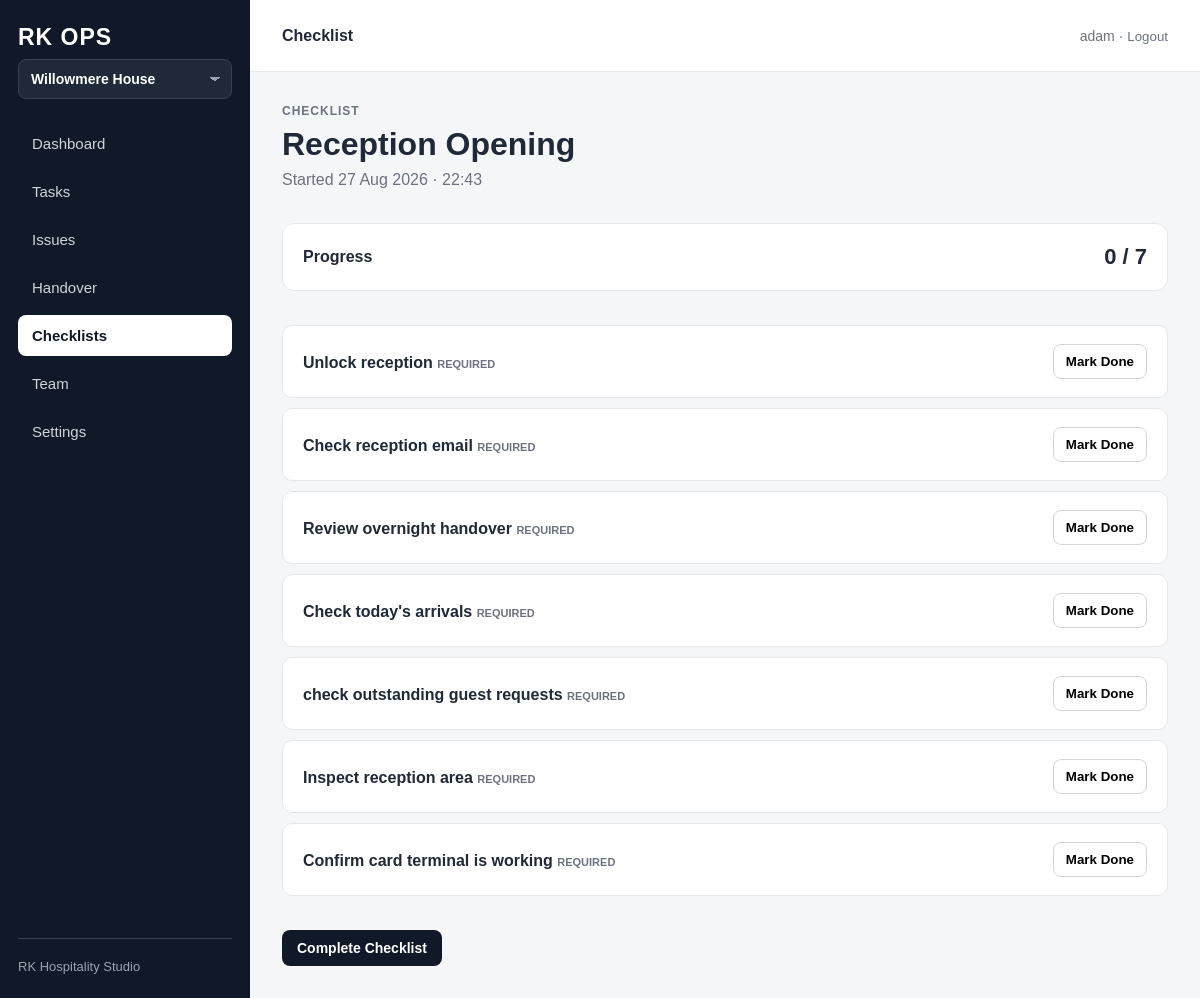
The page /p/willowmere-house/checklists/run/3/ (signed in) on the database as committed earlier.
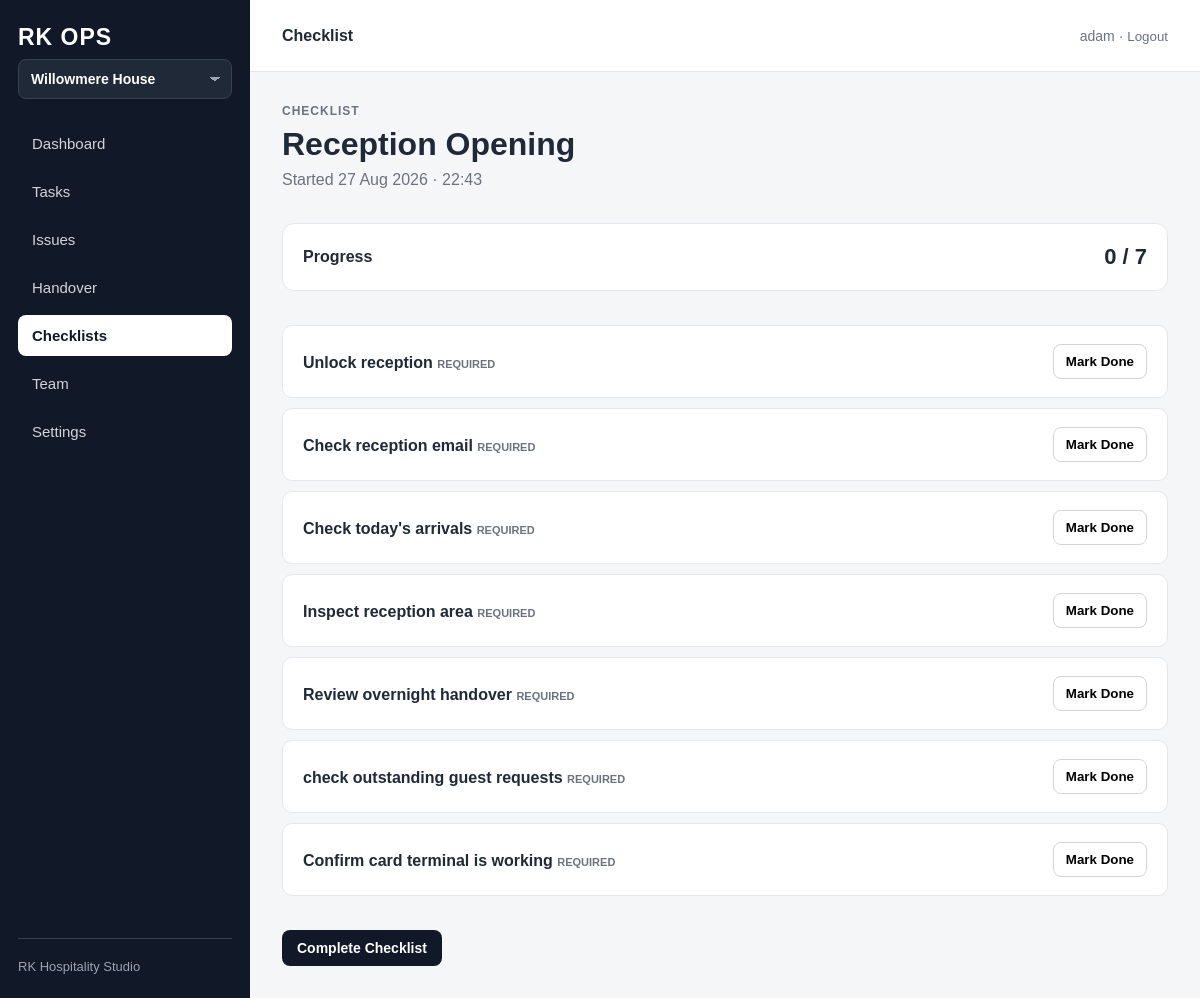
The same page on the database as committed later.
### operations/models.py (models this page shows, shortened)
class ChecklistItem(models.Model):
    checklist = models.ForeignKey(
        Checklist,
        on_delete=models.CASCADE,
        related_name="items",
    )
    title = models.CharField(max_length=200)
    description = models.TextField(blank=True)
    order = models.PositiveIntegerField(default=0)
    is_required = models.BooleanField(default=True)
    class Meta:
        ordering = ["order", "id"]

### operations/views.py (the view)
@login_required
def checklist_run(request, property_slug, pk):
    property_obj, membership = get_property_for_user(
        request.user,
        property_slug
    )
    run = get_object_or_404(
        ChecklistRun.objects.select_related(
            "checklist",
        ),
        pk=pk,
        checklist__property=property_obj,
    )
    items = run.checklist.items.all()
    completed_item_ids = set(
        run.completions.values_list(
            "item_id",
            flat=True,
        )
    )
    total_items = items.count()
    completed_count = len(completed_item_ids)
    context = {
        "property": property_obj,
        "run": run,
        "items": items,
        "completed_item_ids": completed_item_ids,
        "total_items": total_items,
        "completed_count": completed_count,
        "active_page": "checklists",
    }
    return render(
        request,
        "operations/checklist_run.html",
        context,
    )

### operations/utils.py (called while the page is built)
def get_property_for_user(user, property_slug):
    property_obj = get_object_or_404(
        Property,
        slug=property_slug,
        is_active=True,
    )
    if user.is_superuser:
        return property_obj, None
    membership = (
        PropertyMembership.objects
        .filter(
            property=property_obj,
            user=user,
            is_active=True,
        )
        .first()
    )
    if not membership:
        raise PermissionDenied(
            "You do not have access to this property."
        )
    return property_obj, membership

### operations/templates/operations/checklist_run.html (shortened to what this page needs)
{% extends "operations/base.html" %}
{% block topbar_title %}
Checklist
{% endblock %}
{% block content %}
<p class="page-eyebrow">
    Checklist
</p>
<h1 class="page-title">
    {{ run.checklist.name }}
</h1>
<p class="page-subtitle">
    Started {{ run.started_at|date:"d M Y · H:i" }}
</p>
<section class="section">
    <div class="progress-card">
        <div>
            <strong>
                Progress
            </strong>
        </div>
        <div class="progress-number">
            {{ completed_count }} / {{ total_items }}
        </div>
    </div>
</section>
<section class="section">
    <div class="checklist-items">
        {% for item in items %}
            <article
                class="
                    checklist-item
                "
            >
                <div>
                    <strong>
                        {{ item.title }}
                    </strong>
                    {% if item.is_required %}
                        <div class="required-label">
                            Required
                        </div>
                    {% endif %}
                </div>
                {% if not run.completed_at %}
                    <form
                        method="post"
                        action="{% url 'operations:checklist_item_toggle' property.slug run.pk item.pk %}"
                    >
                        <button
                            type="submit"
                            class="check-button"
                        >
                            {% if item.id in completed_item_ids %}
                                ✓ Done
                            {% else %}
                                Mark Done
                            {% endif %}
                        </button>
                    </form>
                {% else %}
                    <span class="completed-label">
                        ✓ Complete
                    </span>
                {% endif %}
            </article>
        {% endfor %}
    </div>
</section>
{% if not run.completed_at %}
    <section class="section">
        <form
            method="post"
            action="{% url 'operations:checklist_complete' property.slug run.pk %}"
        >
            <button
                type="submit"
                class="button"
            >
                Complete Checklist
            </button>
        </form>
    </section>
{% endif %}
{% endblock %}

Rows that differ between the two databases and show on the page:
changed ChecklistItem "Check today's arrivals": moves up the list
changed ChecklistItem "Inspect reception area": moves up the list
